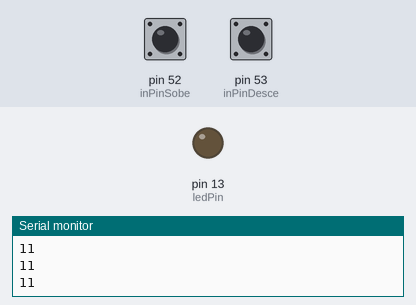
Simulated run of this sketch. Board: Arduino Mega 2560, built with avr-gcc and run on an emulated ATmega2560. On the bench: output pins drawn as LEDs (lit = HIGH), the last lines printed to the serial monitor. The test bench sets the inputs (shaded band); at power-on: pin 52 (inPinSobe) HIGH, pin 53 (inPinDesce) HIGH.

Above: at 1.2 s.
1.3 s: pin 52 (inPinSobe) pulled LOW for 0.15 s
At 2.7 s:
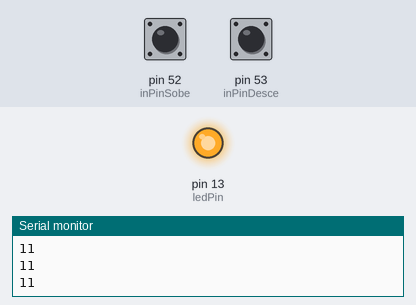
3.0 s: pin 53 (inPinDesce) pulled LOW for 0.15 s
At 4.2 s:
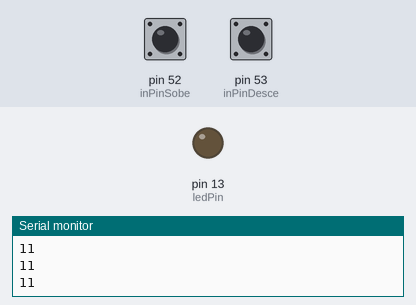
4.6 s: pin 52 (inPinSobe) pulled LOW for 1 s
At 5.5 s:
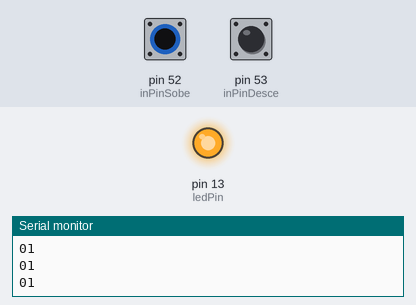
7.1 s: pin 53 (inPinDesce) pulled LOW for 1 s
At 8.5 s:
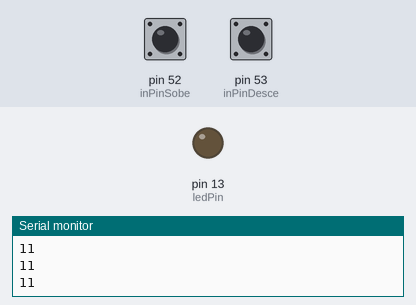
9.6 s: pin 52 (inPinSobe) driven LOW and pin 53 (inPinDesce) driven LOW
At 10.08 s:
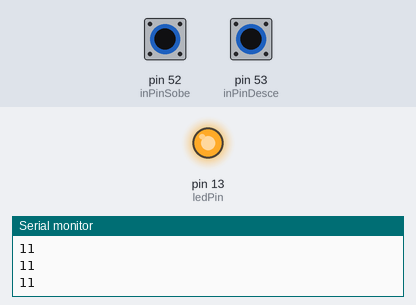
Timing chart, 0 to 13.6 s (numbered marks = the images above; inputs shaded):
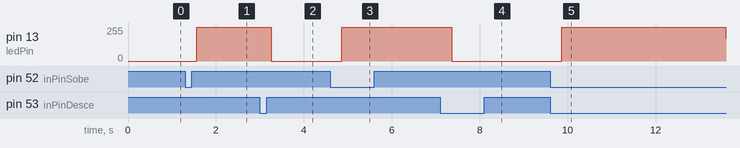

Measured:
- after the input at 1.3 s, pin 13 (ledPin): 0/255 → 255/255 after 0.26 s
- after the input at 3.0 s, pin 13 (ledPin): 255/255 → 0/255 after 0.26 s
- after the input at 4.6 s, pin 13 (ledPin): 0/255 → 255/255 after 0.26 s
- after the input at 7.1 s, pin 13 (ledPin): 255/255 → 0/255 after 0.26 s
- after the input at 9.6 s, pin 13 (ledPin): 0/255 → 255/255 after 0.26 s, → 171/255 3.7 s later

The sketch:

sketch_mar18a.ino
```cpp
int tempo_de_queda = 300;
int ledPin = 13;
int inPinSobe = 52;
int inPinDesce = 53;
int espera = 1.17;
int degrau = 1;
int controle = 0;
int i = 0;


void setup() {
  Serial.begin(9600);
  pinMode(ledPin, OUTPUT);
  pinMode(inPinSobe, INPUT_PULLUP);
  pinMode(inPinDesce, INPUT_PULLUP);
}

void loop() {


  Serial.print(digitalRead(inPinSobe));
  Serial.print(digitalRead(inPinDesce));
  Serial.println();

  if(digitalRead(inPinSobe)==LOW){
    if(controle == 0){
      while ( i <= 255 ){
          analogWrite( ledPin, i );
          delay( espera );
          i = i + degrau;
      }
      controle = 1;
    }
  }
  if(digitalRead(inPinDesce)==LOW){
    //i = 255;
    if(controle == 1){
      while ( i >= 0 ){
          analogWrite( ledPin, i );
          delay( espera );
          i = i - degrau;
      }
    controle=0;
    }
  }
}
```
